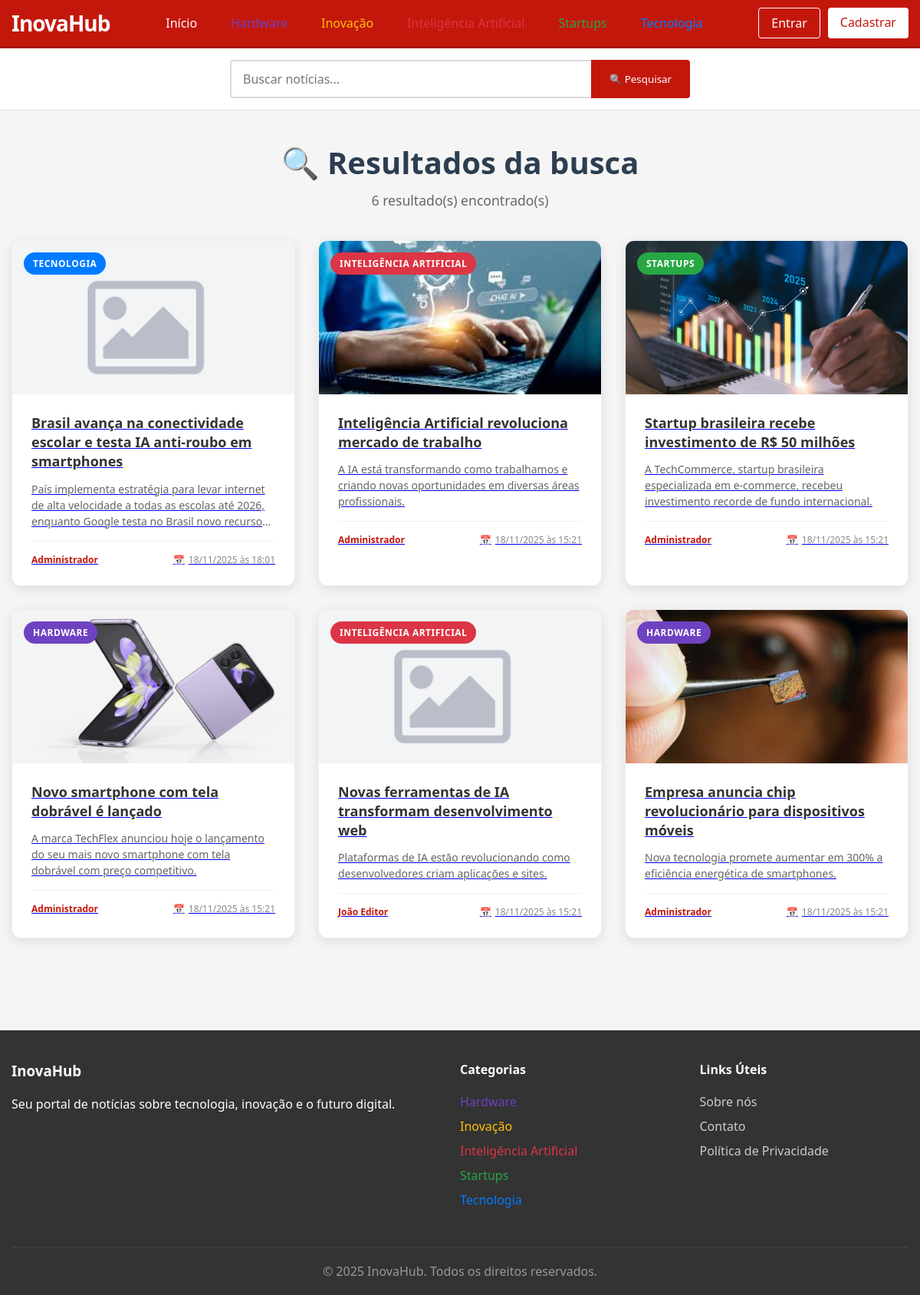
The page /buscar.php on the database its author committed.
### tables this page shows
CREATE TABLE `categorias` (
  `id` int(11) NOT NULL,
  `nome` varchar(50) NOT NULL,
  `slug` varchar(50) NOT NULL,
  `cor` varchar(7) DEFAULT '#007bff',
  `descricao` text DEFAULT NULL,
  `criado_em` timestamp NOT NULL DEFAULT current_timestamp()
);

CREATE TABLE `noticias` (
  `id` int(11) NOT NULL,
  `titulo` varchar(200) NOT NULL,
  `slug` varchar(200) NOT NULL,
  `resumo` text NOT NULL,
  `noticia` longtext NOT NULL,
  `imagem` varchar(255) DEFAULT 'noticia.jpg',
  `autor` int(11) NOT NULL,
  `categoria` int(11) NOT NULL,
  `status` enum('rascunho','publicada','arquivada') DEFAULT 'rascunho',
  `visualizacoes` int(11) DEFAULT 0,
  `destaque` tinyint(1) DEFAULT 0,
  `data` timestamp NOT NULL DEFAULT current_timestamp(),
  `publicada_em` timestamp NULL DEFAULT NULL,
  `criado_em` timestamp NOT NULL DEFAULT current_timestamp(),
  `atualizado_em` timestamp NOT NULL DEFAULT current_timestamp() ON UPDATE current_timestamp()
);

CREATE TABLE `usuarios` (
  `id` int(11) NOT NULL,
  `nome` varchar(100) NOT NULL,
  `email` varchar(150) NOT NULL,
  `senha` varchar(255) NOT NULL,
  `avatar` varchar(255) DEFAULT 'avatar.jpg',
  `tipo` enum('admin','editor','usuario') DEFAULT 'usuario',
  `status` enum('ativo','inativo') DEFAULT 'ativo',
  `criado_em` timestamp NOT NULL DEFAULT current_timestamp(),
  `atualizado_em` timestamp NOT NULL DEFAULT current_timestamp() ON UPDATE current_timestamp()
);

### includes/funcoes.php (called while the page is built, shortened)
<?php
function usuarioLogado($pdo)
{
    return false;
}
function formatarData($data)
{
    return date('d/m/Y \à\s H:i', strtotime($data));
}

### buscar.php (the view, shortened to what this page needs)
<?php
require 'includes/conexao.php';
require 'includes/funcoes.php';
$termo = $_GET['q'] ?? '';
$pagina = max(1, intval($_GET['pagina'] ?? 1));
$limite = 9;
$offset = ($pagina - 1) * $limite;
$usuario = usuarioLogado($pdo);
$categorias = $pdo->query("SELECT id, nome, slug, cor FROM categorias ORDER BY nome")->fetchAll();
$where = "n.status = 'publicada'";
$params = [];
$stmt = $pdo->prepare("
    SELECT COUNT(*) as total
    FROM noticias n
    WHERE $where
");
$stmt->execute($params);
$total = $stmt->fetch()['total'];
$sql_noticias = "
    SELECT n.*, u.nome AS autor_nome, c.nome AS categoria_nome, c.cor AS categoria_cor
    FROM noticias n
    JOIN usuarios u ON u.id = n.autor
    JOIN categorias c ON c.id = n.categoria
    WHERE $where
    ORDER BY n.data DESC
    LIMIT " . intval($limite) . " OFFSET " . intval($offset);
$stmt = $pdo->prepare($sql_noticias);
$stmt->execute($params);
$noticias = $stmt->fetchAll();
?>
<!DOCTYPE html>
<html lang="pt-br">
<head>
</head>
<body>
    <header class="topo">
        <div class="topo-container">
            <div class="logo-area">
                <h1 class="logo">
                    <a href="index.php">InovaHub</a>
                </h1>
            </div>
            <nav class="nav-principal">
                <a href="index.php">Início</a>
                <?php foreach ($categorias as $cat): ?>
                    <a href="noticias/categoria.php?cat=<?= $cat['slug'] ?>" style="color: <?= $cat['cor'] ?>">
                        <?= $cat['nome'] ?>
                    </a>
                <?php endforeach; ?>
            </nav>
            <div class="user-area">
                <?php if ($usuario): ?>
                    <span class="user-greeting">Olá, <?= htmlspecialchars(explode(' ', $usuario['nome'])[0]) ?></span>
                    <?php if (ehAdmin($usuario)): ?>
                        <a href="admin/index.php" class="btn-login">Painel Admin</a>
                    <?php endif; ?>
                    <a href="auth/logout.php" class="btn-login">Sair</a>
                <?php else: ?>
                    <div class="auth-buttons">
                        <a href="auth/login.php" class="btn-login">Entrar</a>
                        <a href="auth/registro.php" class="btn-register">Cadastrar</a>
                    </div>
                <?php endif; ?>
            </div>
        </div>
    </header>
    <section class="busca-section">
        <div class="container">
            <form method="GET" action="buscar.php" class="busca-form">
                <input type="text" name="q" value="<?= htmlspecialchars($termo) ?>" placeholder="Buscar notícias..." required>
                <button type="submit" class="btn-busca">🔍 Pesquisar</button>
            </form>
        </div>
    </section>
    <main class="container">
        <section class="busca-resultados">
            <h1 class="titulo-busca">
                🔍 Resultados da busca
            </h1>
            <p class="total-resultados">
                <?= $total ?> resultado(s) encontrado(s)
            </p>
            <?php if (empty($noticias)): ?>
                <div class="nenhum-resultado">
                    <h2>📭 Nenhuma notícia encontrada</h2>
                    <p>Tente buscar com outros termos ou voltar para a página inicial.</p>
                    <a href="index.php" class="btn-primary">
                        <span>🏠</span>
                        Voltar para a Página Inicial
                    </a>
                </div>
            <?php else: ?>
                <div class="grid-noticias">
                    <?php foreach ($noticias as $noticia): ?>
                        <article class="noticia-card">
                            <a href="noticia.php?slug=<?= $noticia['slug'] ?>">
                                <div class="noticia-imagem">
                                    <img src="uploads/noticias/<?= $noticia['imagem'] ?>"
                                        alt="<?= htmlspecialchars($noticia['titulo']) ?>"
                                        onerror="this.src='assets/img/defaults/noticia.jpg'">
                                    <span class="categoria-badge" style="background: <?= $noticia['categoria_cor'] ?>">
                                        <?= $noticia['categoria_nome'] ?>
                                    </span>
                                </div>
                                <div class="noticia-conteudo">
                                    <h3><?= htmlspecialchars($noticia['titulo']) ?></h3>
                                    <p class="noticia-resumo"><?= htmlspecialchars($noticia['resumo']) ?></p>
                                    <div class="noticia-meta">
                                        <span class="noticia-autor"><?= $noticia['autor_nome'] ?></span>
                                        <span class="noticia-data">
                                            <span>📅</span>
                                            <span><?= formatarData($noticia['data']) ?></span>
                                        </span>
                                    </div>
                                </div>
                            </a>
                        </article>
                    <?php endforeach; ?>
                </div>
            <?php endif; ?>
        </section>
    </main>
    <footer class="footer">
        <div class="container">
            <div class="footer-content">
                <div class="footer-section">
                    <h3>InovaHub</h3>
                    <p>Seu portal de notícias sobre tecnologia, inovação e o futuro digital.</p>
                </div>
                <div class="footer-section">
                    <h4>Categorias</h4>
                    <ul>
                        <?php foreach ($categorias as $cat): ?>
                            <li>
                                <a href="noticias/categoria.php?cat=<?= $cat['slug'] ?>" style="color: <?= $cat['cor'] ?>">
                                    <?= $cat['nome'] ?>
                                </a>
                            </li>
                        <?php endforeach; ?>
                    </ul>
                </div>
                <div class="footer-section">
                    <h4>Links Úteis</h4>
                    <ul>
                        <li><a href="sobre.php">Sobre nós</a></li>
                        <li><a href="contato.php">Contato</a></li>
                        <li><a href="privacidade.php">Política de Privacidade</a></li>
                    </ul>
                </div>
            </div>
            <div class="footer-bottom">
                <p>&copy; 2025 InovaHub. Todos os direitos reservados.</p>
            </div>
        </div>
    </footer>
</body>
</html>

### buscar.php (style rules this page uses)
* { margin: 0; padding: 0; box-sizing: border-box; font-family: 'Segoe UI', Tahoma, Geneva, Verdana, sans-serif; }
:root { --primary: #c4170c; --primary-dark: #a6140b; --secondary: #2c3e50; --light: #f8f9fa; --dark: #343a40; --success: #28a745; --warning: #ffc107; --danger: #dc3545; }
body { background: #f5f5f5; color: #333; }
.topo { background-color: var(--primary); color: white; padding: 10px 0; border-bottom: 3px solid var(--primary-dark); }
.topo-container { max-width: 1200px; margin: 0 auto; display: flex; justify-content: space-between; align-items: center; padding: 0 15px; }
.logo-area { display: flex; align-items: center; gap: 20px; }
.logo { font-size: 28px; font-weight: bold; letter-spacing: -1px; }
.logo a { color: white; text-decoration: none; }
.nav-principal { display: flex; gap: 20px; }
.nav-principal a { color: white; text-decoration: none; padding: 8px 12px; border-radius: 4px; transition: background-color 0.2s; }
.user-area { display: flex; align-items: center; gap: 15px; }
.auth-buttons { display: flex; gap: 10px; }
.btn-login, .btn-register { padding: 8px 16px; border-radius: 4px; text-decoration: none; font-weight: 500; transition: all 0.2s; }
.btn-login { color: white; border: 1px solid white; background: none; }
.btn-register { background-color: white; color: var(--primary); }
.busca-section { background-color: white; padding: 15px 0; border-bottom: 1px solid #ddd; }
.container { max-width: 1200px; margin: 0 auto; padding: 0 15px; }
.busca-form { display: flex; max-width: 600px; margin: 0 auto; }
.busca-form input { flex: 1; padding: 12px 15px; border: 2px solid #ddd; border-right: none; border-radius: 4px 0 0 4px; font-size: 16px; transition: border-color 0.2s; }
.btn-busca { background-color: var(--primary); color: white; border: none; padding: 12px 24px; border-radius: 0 4px 4px 0; cursor: pointer; font-weight: 500; transition: background-color 0.2s; }
.busca-resultados { padding: 40px 0; }
.titulo-busca { font-size: 2.5rem; margin-bottom: 10px; color: var(--secondary); text-align: center; }
.total-resultados { color: #666; text-align: center; margin-bottom: 40px; font-size: 1.1rem; }
.grid-noticias { display: grid; grid-template-columns: repeat(auto-fit, minmax(350px, 1fr)); gap: 30px; margin-bottom: 40px; }
.noticia-card { background: white; border-radius: 12px; overflow: hidden; box-shadow: 0 4px 15px rgba(0, 0, 0, 0.1); transition: all 0.3s ease; border: 1px solid #f0f0f0; }
.noticia-imagem { height: 200px; position: relative; overflow: hidden; }
.noticia-imagem img { width: 100%; height: 100%; object-fit: cover; transition: transform 0.3s ease; }
.categoria-badge { position: absolute; top: 15px; left: 15px; background: var(--primary); color: white; padding: 6px 12px; border-radius: 20px; font-size: 12px; font-weight: 600; text-transform: uppercase; letter-spacing: 0.5px; }
.noticia-conteudo { padding: 25px; }
.noticia-conteudo h3 { font-size: 18px; margin-bottom: 12px; line-height: 1.4; color: #333; }
.noticia-resumo { font-size: 14px; color: #666; margin-bottom: 15px; line-height: 1.5; display: -webkit-box; -webkit-line-clamp: 3; -webkit-box-orient: vertical; overflow: hidden; }
.noticia-meta { display: flex; justify-content: space-between; align-items: center; font-size: 12px; color: #888; padding-top: 15px; border-top: 1px solid #f0f0f0; }
.noticia-autor { font-weight: 600; color: var(--primary); }
.noticia-data { display: flex; align-items: center; gap: 5px; }
.footer { background: #333; color: white; padding: 40px 0 20px; margin-top: 40px; }
.footer-content { display: grid; grid-template-columns: 2fr 1fr 1fr; gap: 40px; margin-bottom: 40px; }
.footer-section h3, .footer-section h4 { margin-bottom: 20px; color: white; }
.footer-section ul { list-style: none; }
.footer-section li { margin-bottom: 10px; }
.footer-section a { color: #ccc; text-decoration: none; transition: color 0.2s; }
.footer-bottom { border-top: 1px solid #444; padding-top: 20px; text-align: center; color: #999; }

### rows shown on the page
categorias: nome "Hardware"
categorias: nome "Inovação"
categorias: nome "Inteligência Artificial"
categorias: nome "Startups"
categorias: nome "Tecnologia"
noticias: categoria.nome "TECNOLOGIA", titulo "Brasil avança na conectividade escolar e testa IA anti-roubo em smartphones", resumo "País implementa estratégia para levar internet de alta velocidade a todas as escolas até 2026, enquanto Google testa no Brasil novo…", autor.nome "Administrador", data "18/11/2025 às 18:01"
noticias: imagem (picture), categoria.nome "INTELIGÊNCIA ARTIFICIAL", titulo "Inteligência Artificial revoluciona mercado de trabalho", resumo "A IA está transformando como trabalhamos e criando novas oportunidades em diversas áreas profissionais.", autor.nome "Administrador", data "18/11/2025 às 15:21"
noticias: imagem (picture), categoria.nome "STARTUPS", titulo "Startup brasileira recebe investimento de R$ 50 milhões", resumo "A TechCommerce, startup brasileira especializada em e-commerce, recebeu investimento recorde de fundo internacional.", autor.nome "Administrador", data "18/11/2025 às 15:21"
noticias: imagem (picture), categoria.nome "HARDWARE", titulo "Novo smartphone com tela dobrável é lançado", resumo "A marca TechFlex anunciou hoje o lançamento do seu mais novo smartphone com tela dobrável com preço competitivo.", autor.nome "Administrador", data "18/11/2025 às 15:21"
noticias: categoria.nome "INTELIGÊNCIA ARTIFICIAL", titulo "Novas ferramentas de IA transformam desenvolvimento web", resumo "Plataformas de IA estão revolucionando como desenvolvedores criam aplicações e sites.", autor.nome "João Editor", data "18/11/2025 às 15:21"
noticias: imagem (picture), categoria.nome "HARDWARE", titulo "Empresa anuncia chip revolucionário para dispositivos móveis", resumo "Nova tecnologia promete aumentar em 300% a eficiência energética de smartphones.", autor.nome "Administrador", data "18/11/2025 às 15:21"

### other values the page prints
$total "6"
